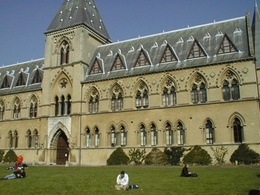
%> input picture homography/data/part2/library1.jpg, 260 x 195 px, shrunk from 512 x 384 before the run
$ octave driver.m   (GNU Octave 9; MATLAB toolbox functions it lacks are replaced by stand-ins)
%> lines starting %> are read from the running program, lines starting %| are printed output that depends on the picture
### homography/code/part2/blob_detect_efficient.m
function blobs = blob_detect_efficient(img, sigma_init, numOfScales, k)

img = rgb2gray(img);
img = im2double(img);

[height, width] = size(img);
scale_space = zeros(height, width, numOfScales);

filtSize = 2*ceil(3*sigma_init) + 1;
LoG = sigma_init^2 * fspecial('log', filtSize, sigma_init);

%keeping filter size same and downsampling image

imgTemp = img;

 tic
 for s = 1:numOfScales
     imgFilt = imfilter(imgTemp, LoG, 'same', 'replicate');
     imgFilt = imgFilt .^ 2;
     scale_space(:, :, s) = imresize(imgFilt, size(img), 'bicubic');
     if s < numOfScales
         imgTemp = imresize(img, 1/(k^s), 'bicubic');
     end
 end
 toc


%non-maximum suppression in each scale

supKern = 3;
maxScaleSpace = zeros(height, width, numOfScales);
for s = 1:numOfScales
    maxScaleSpace(:, :, s) = ordfilt2(scale_space(:, :, s), supKern^2, ones(supKern));
end

%create adaptive threshold for each scale using Otsu's method

thresh = zeros([1 numOfScales]);
for s = 1:numOfScales
    thresh(:, s) = multithresh(maxScaleSpace(:, :, s));
end


%non-maximum suppression between scales

maxScaleSpace(:, :, 1) = max(maxScaleSpace(:, :, 1:2), [], 3);
for s = 2:(numOfScales - 1)
    maxScaleSpace(:, :, s) = max(maxScaleSpace(:, :, (s-1):(s+1)), [], 3);
end
maxScaleSpace(:, :, numOfScales) = max(maxScaleSpace(:, :, (numOfScales - 1): ...
                                         numOfScales), [], 3);
maxScaleSpace = maxScaleSpace .* (maxScaleSpace == scale_space);

%calculating the location of blobs

row = [];
col = [];
rad = [];

for s = 1:numOfScales
    [r, c] = find(maxScaleSpace(:,:,s) >= thresh(:, s));
    numBlobs = length(r);
    radius =  sigma_init * k^(s-1) * sqrt(2);
    radius = repmat(radius, numBlobs, 1);
    row = [row; r];
    col = [col; c];
    rad = [rad; radius];
end

blobs = [col, row, rad];

%displaying the result

%show_all_circles(img, col, row, rad, 'r', 1.5);

### homography/code/part2/find_sift.m
function sift_arr = find_sift(I, circles, enlarge_factor)
%%
%% Compute non-rotation-invariant SIFT descriptors of a set of circles
%% I is the image
%% circles is an Nx3 array where N is the number of circles, where the
%%    first column is the x-coordinate, the second column is the y-coordinate,
%%    and the third column is the radius
%% enlarge_factor is by how much to enarge the radius of the circle before
%%    computing the descriptor (a factor of 1.5 or larger is usually necessary
%%    for best performance)
%% The output is an Nx128 array of SIFT descriptors
%%
%% Note that this code is not rotation-invariant, i.e., it does not attempt
%% to normalize the patches by rotating them so that the horizontal direction
%% is aligned with the dominant gradient orientation of the patch.
%%
%% (c) Lana Lazebnik
%%

if ndims(I) == 3
    I = im2double(rgb2gray(I));
else
    I = im2double(I);
end


fprintf('Running find_sift\n');

% parameters (default SIFT size)
num_angles = 8;
num_bins = 4;
num_samples = num_bins * num_bins;
alpha = 9; % smoothing for orientation histogram

if nargin < 3
    enlarge_factor = 1.5;
end

angle_step = 2 * pi / num_angles;
angles = 0:angle_step:2*pi;
angles(num_angles+1) = []; % bin centers

[hgt wid] = size(I);
num_pts = size(circles,1);

sift_arr = zeros(num_pts, num_samples * num_angles);

% edge image
sigma_edge = 1;


[G_X,G_Y]=gen_dgauss(sigma_edge);
I_X = filter2(G_X, I, 'same'); % vertical edges
I_Y = filter2(G_Y, I, 'same'); % horizontal edges
I_mag = sqrt(I_X.^2 + I_Y.^2); % gradient magnitude
I_theta = atan2(I_Y,I_X);
I_theta(isnan(I_theta)) = 0; % necessary????

% make default grid of samples (centered at zero, width 2)
interval = 2/num_bins:2/num_bins:2;
interval = interval - (1/num_bins + 1);
[grid_x grid_y] = meshgrid(interval, interval);
grid_x = reshape(grid_x, [1 num_samples]);
grid_y = reshape(grid_y, [1 num_samples]);

% make orientation images
I_orientation = zeros(hgt, wid, num_angles);
% for each histogram angle
for a=1:num_angles
    % compute each orientation channel
    tmp = cos(I_theta - angles(a)).^alpha;
    tmp = tmp .* (tmp > 0);

    % weight by magnitude
    I_orientation(:,:,a) = tmp .* I_mag;
end

% for all circles
for i=1:num_pts
    cx = circles(i,1);
    cy = circles(i,2);
    r = circles(i,3) * enlarge_factor;

    % find coordinates of sample points (bin centers)
    grid_x_t = grid_x * r + cx;
    grid_y_t = grid_y * r + cy;
    grid_res = grid_y_t(2) - grid_y_t(1);

    % find window of pixels that contributes to this descriptor
    x_lo = floor(max(cx - r - grid_res/2, 1));
    x_hi = ceil(min(cx + r + grid_res/2, wid));
    y_lo = floor(max(cy - r - grid_res/2, 1));
    y_hi = ceil(min(cy + r + grid_res/2, hgt));

    % find coordinates of pixels
    [grid_px, grid_py] = meshgrid(x_lo:x_hi,y_lo:y_hi);
    num_pix = numel(grid_px);
    grid_px = reshape(grid_px, [num_pix 1]);
    grid_py = reshape(grid_py, [num_pix 1]);

    % find (horiz, vert) distance between each pixel and each grid sample
    dist_px = abs(repmat(grid_px, [1 num_samples]) - repmat(grid_x_t, [num_pix 1]));
    dist_py = abs(repmat(grid_py, [1 num_samples]) - repmat(grid_y_t, [num_pix 1]));

    % find weight of contribution of each pixel to each bin
    weights_x = dist_px/grid_res;
    weights_x = (1 - weights_x) .* (weights_x <= 1);
    weights_y = dist_py/grid_res;
    weights_y = (1 - weights_y) .* (weights_y <= 1);
    weights = weights_x .* weights_y;

    % make sift descriptor
    curr_sift = zeros(num_angles, num_samples);
    for a = 1:num_angles
        tmp = reshape(I_orientation(y_lo:y_hi,x_lo:x_hi,a),[num_pix 1]);
        tmp = repmat(tmp, [1 num_samples]);
        curr_sift(a,:) = sum(tmp .* weights);
    end
    sift_arr(i,:) = reshape(curr_sift, [1 num_samples * num_angles]);

% [8 lines of commented-out code are left out]
end


%%
%% normalize the SIFT descriptors more or less as described in Lowe (2004)
%%
tmp = sqrt(sum(sift_arr.^2, 2));
normalize_ind = find(tmp > 1);

sift_arr_norm = sift_arr(normalize_ind,:);
sift_arr_norm = sift_arr_norm ./ repmat(tmp(normalize_ind,:), [1 size(sift_arr,2)]);

% suppress large gradients
sift_arr_norm(find(sift_arr_norm > 0.2)) = 0.2;

% finally, renormalize to unit length
tmp = sqrt(sum(sift_arr_norm.^2, 2));
sift_arr_norm = sift_arr_norm ./ repmat(tmp, [1 size(sift_arr,2)]);

sift_arr(normalize_ind,:) = sift_arr_norm;


function [GX,GY]=gen_dgauss(sigma)

f_wid = 4 * floor(sigma);
G = normpdf(-f_wid:f_wid,0,sigma);
G = G' * G;
[GX,GY] = gradient(G);

GX = GX * 2 ./ sum(sum(abs(GX)));
GY = GY * 2 ./ sum(sum(abs(GY)));

### homography/code/part2/computeMatches.m
function m = computeMatches(f1,f2, putative_thresh)
n_blob_f1 = length(f1);
n_blob_f2 = length(f2);
index_array = [];
for i =1:n_blob_f1
    ratio = 0;
    ind=0;
    first_min = intmax;
    second_min = intmax;
    for j = 1:n_blob_f2
        ssd = sum((f2(j,:)-f1(i,:)).^2);
        if (ssd<first_min)
            first_min = ssd;
            ind = j;
            if(second_min == intmax)
                second_min = first_min;
            end
        elseif(ssd<second_min)
            second_min = ssd;
        end
    end
    ratio = first_min/second_min;
    if(ratio<=putative_thresh)
        index_array = [index_array;ind];
    else
        index_array = [index_array;0];
    end
end
m = index_array;

### homography/code/part2/ransac.m
function [inliers, inliers_n, transf] = ransac(matches, c1, c2, ransac_iter, ransac_thresh)

N_match = size(matches,1);
M = size(c2,1);
arr = [];

%Creating an array of the corner coordinates of the second image
for x = 1:M
    arr = [arr;([c2(x,1) c2(x,2)])];
end

arr = [arr ones(M,1)];
inliers = [];
inliers_n = 0;
sample_size = 4;

%Creating a randomized array from the sample set with sample size = 4
for num_iter = 1:ransac_iter
    random_array = [];
    random_numbers = randi([1, N_match], 1, 1);
    c=1;
    while(c<=sample_size)
        if(matches(random_numbers,1)~=0)
            random_array = [random_array; random_numbers];
            c=c+1;
        end
        random_numbers = randi([1, N_match], 1, 1);
    end

matrix_A = [];
matrix_B = [];

%Generating the homography (non-homogeneous system) = points_for_img_left/points_for_img_right
for x=1:size(random_array,1)
    in = random_array(x);
    x1 = c1(in,1);
    y1 = c1(in,2);
    matrix_B = [matrix_B; [x1,y1]];
    x1_prime = c2(matches(in),1);
    y1_prime = c2(matches(in),2);
    matrix_A = [matrix_A;([x1_prime, y1_prime, 1])];
end

res = matrix_A\matrix_B;
H = arr*res;

number_of_inliers = 0;
best =[];
residual = [];

%Calculating best model based on ransac threshold
for x=1:N_match
    if(matches(x,1)~=0)
        x1 = c1(x,1);
        y1 = c1(x,2);
        if((((x1-H(matches(x),1))^2)+((y1-H(matches(x),2))^2))<=ransac_thresh)
            number_of_inliers = number_of_inliers + 1;
            best = [best;x];
            residual = [residual; sqrt((x1-H(matches(x),1))^2)+((y1-H(matches(x),2))^2)];
        end
    end
end

%Returning the best model values
if(number_of_inliers>inliers_n)
    inliers_n = number_of_inliers;
    inliers = best;
    transf = res;
    transf = transf';
    residual = mean(mean(residual));
end

%disp(residual);

end

### homography/code/part2/fit_fundamental.m
function F = fit_fundamental(matches, norm)

    x1 = matches(:,1:2);
    x2 = matches(:,3:4);

    homo_x1 = ones(length(x1), 1);
    homo_x2 = ones(length(x2), 1);

    x1 = cat(2, x1, homo_x1);
    x2 = cat(2, x2, homo_x2);

    if norm == 1
        [trans_1, x1_norm] = getNormCoord(x1);
        [trans_2, x2_norm] = getNormCoord(x2);

        x1 = x1_norm;
        x2 = x2_norm;
    end

    u1 = x1(:,1);
    v1 = x1(:,2);
    u2 = x2(:,1);
    v2 = x2(:,2);


    temp = [ u2.*u1, u2.*v1, u2, v2.*u1, v2.*v1, v2, u1, v1, ones(size(matches,1), 1)];

    [~,~,V] = svd(temp);
    F = V(:,9);

    F = reshape(F, 3,3);
    [U,S,V] = svd(F);

    S(end) = 0;
    F = U*S*V';

    if norm == 1
        F = trans_2' * F * trans_1;
    end

end

### homography/code/part2/getNormCoord.m
function [ transform, normCoord ] = getNormCoord( homoCoord )

    center = mean(homoCoord(:,1:2));

    offset = eye(3);
    offset(1,3) = -center(1);
    offset(2,3) = -center(2);

    sX= max(abs(homoCoord(:,1)));
    sY= max(abs(homoCoord(:,2)));

    scale = eye(3);
    scale(1,1)=1/sX;
    scale(2,2)=1/sY;

    transform = scale * offset;
    normCoord = (transform * homoCoord')';
end

### homography/code/part2/driver.m

img_l = imread('library1.jpg');
%> img_l is the input picture: size 195x260x3 uint8; mean R, G, B 116.2, 117.4, 94.6
img_r = imread('library2.jpg');
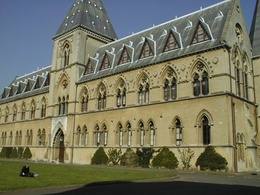
%> input picture homography/data/part2/library2.jpg, 260 x 195 px, shrunk from 512 x 384 before the run
%> img_r is the input picture: size 195x260x3 uint8; mean R, G, B 114.3, 114.3, 93.7

%Detect feature points
blobs_l = blob_detect_efficient(img_l, 2, 12, 1.5);
%> after the loop in blob_detect_efficient, `for s = 1:numOfScales`: thresh = [0.00976 0.00934 0.0101 0.0105 0.00716 0.0032 0.00178 0.00138 0.00149 0.00158 0.0008 0.000407]
%> the loop in blob_detect_efficient, `for s = 1:numOfScales` made 12 passes
%> numBlobs on passes 1, 2, 3, 4, 6, 9, 10, 11: 347, 51, 32, 29, 0, 0, 0, 0
%> (r, c, numBlobs, radius) on passes 5, 7, 8, 12: ([80; 157; 46; 157; 148; 139], [32; 36; 83; 92; 223; 260], 6, [14.32; 14.32; 14.32; 14.32; 14.32; 14.32]), ([195; 39; 170], [68; 260; 260], 3, [32.22; 32.22; 32.22]), ([195; 109; 195], [1; 260; 260], 3, [48.33; 48.33; 48.33]), (1, 1, 1, 244.7)
%> after the loop in blob_detect_efficient, `for s = 1:numOfScales`: col = 472 values, max 260 at index 397, min 1 at index 469, mean 131.3; rad = 472 values from 2.83 to 244.7; row = 472 values, max 195 at index 466, min 1 at index 472, mean 100.6
%> in blob_detect_efficient, `blobs = [col, row, rad];`: blobs = 472 rows, first 12: [2 152 2.83; 3 87 2.83; 3 95 2.83; 3 103 2.83; 5 90 2.83; 6 99 2.83; 6 153 2.83; 8 74 2.83; 10 94 2.83; 11 133 2.83; 12 98 2.83; 12 153 2.83]
%> blobs_l has the same summary as blobs in blob_detect_efficient
blobs_r = blob_detect_efficient(img_r, 2, 12, 1.5);
%> the loop in blob_detect_efficient (call 2), `for s = 1:numOfScales` made 12 passes
%> numBlobs on passes 1, 2, 3, 4, 9, 10, 11, 12: 367, 59, 38, 19, 0, 0, 0, 0
%> (r, c, numBlobs, radius) on passes 5 to 8: ([46; 143; 149; 65], [80; 120; 190; 221], 4, [14.32; 14.32; 14.32; 14.32]), ([127; 161; 125; 164; 195], [1; 12; 230; 247; 260], 5, [21.48; 21.48; 21.48; 21.48; 21.48]), ([170; 195; 133; 195; 157], [1; 106; 173; 214; 260], 5, [32.22; 32.22; 32.22; 32.22; 32.22]), ([135; 195; 123; 139], [73; 126; 160; 260], 4, [48.33; 48.33; 48.33; 48.33])
%> in blob_detect_efficient (call 2), `blobs = [col, row, rad];`: blobs = 501 rows, first 12: [1 150 2.83; 3 121 2.83; 4 96 2.83; 4 107 2.83; 5 135 2.83; 7 117 2.83; 8 145 2.83; 11 119 2.83; 12 93 2.83; 12 105 2.83; 14 145 2.83; 15 96 2.83]
%> blobs_r has the same summary as blobs in blob_detect_efficient

%Generate SIFT descriptor
sift_l = find_sift(img_l, blobs_l);
%> the loop in find_sift, `for i=1:num_pts` made 472 passes
%> (cx, cy, x_lo, x_hi, y_lo, y_hi) on passes 1 to 3: (2, 152, 1, 8, 146, 158), (3, 87, 1, 9, 81, 93), (3, 95, 1, 9, 89, 101)
%> after the loop in find_sift, `for i=1:num_pts`:
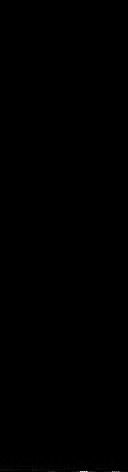
%> sift_arr: size 472x128 double; min 0, max 442.8, mean 0.4; drawn with min black and max white
%> in find_sift, `sift_arr_norm(find(sift_arr_norm > 0.2)) = 0.2;`:
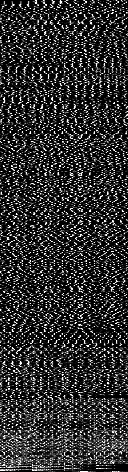
%> sift_arr_norm: size 472x128 double; min 0, max 0.2, mean 0.0389; drawn with min black and max white
sift_r = find_sift(img_r, blobs_r);
%> the loop in find_sift (call 2), `for a=1:num_angles` made 8 passes
%> pass 1, in find_sift (call 2), `tmp = tmp .* (tmp > 0);`:
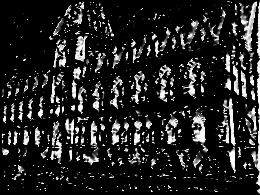
%> tmp: size 195x260 double; min 0, max 1, mean 0.141
%> after the loop in find_sift (call 2), `for i=1:num_pts`:
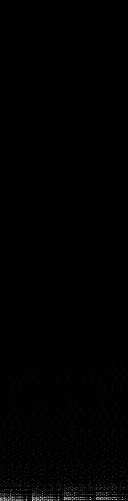
%> sift_arr: size 501x128 double; min 0, max 50.78, mean 0.3; drawn with min black and max white
%> in find_sift (call 2), `sift_arr_norm(find(sift_arr_norm > 0.2)) = 0.2;`:
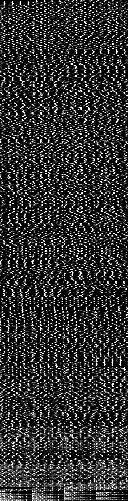
%> sift_arr_norm: size 501x128 double; min 0, max 0.2, mean 0.0398; drawn with min black and max white

%Select putative matches that meets the putative_threshold condition
matches = computeMatches(sift_l, sift_r, 0.5);
disp(size(matches));
%|    472     1

%Use RANSAC model to estimate homography mapping
[inliers, inliers_n, H] = ransac(matches, blobs_l, blobs_r, 2000, 7);


bestMatches(inliers) = matches(inliers);
disp(inliers_n);
%| 47

matches_l = zeros(inliers_n, 2);
matches_r = zeros(inliers_n, 2);

count = 1;

for i=1:length(bestMatches)
    if bestMatches(i) > 0
        matches_l(count, :) = blobs_l(i, 1:2);
        matches_r(count, :) = blobs_r(bestMatches(i), 1:2);
        count = count + 1;
    end
end

clear matches;
matches = cat(2, matches_l, matches_r);

disp(matches);
%> (printed output is left out)


N = length(matches);
% first, fit fundamental matrix to the matches
F = fit_fundamental(matches, 1); % this is a function that you should write
L = (F * [matches(:,1:2) ones(N,1)]')'; % transform points from
% the first image to get epipolar lines in the second image

% find points on epipolar lines L closest to matches(:,3:4)
L = L ./ repmat(sqrt(L(:,1).^2 + L(:,2).^2), 1, 3); % rescale the line
pt_line_dist = sum(L .* [matches(:,3:4) ones(N,1)],2);
disp(mean(abs(pt_line_dist)));
%| 3.5851
closest_pt = matches(:,3:4) - L(:,1:2) .* repmat(pt_line_dist, 1, 2);


% find endpoints of segment on epipolar line (for display purposes)
pt1 = closest_pt - [L(:,2) -L(:,1)] * 10; % offset from the closest point is 10 pixels
pt2 = closest_pt + [L(:,2) -L(:,1)] * 10;


I2 = img_r;
% display points and segments of corresponding epipolar lines
clf;
imshow(I2); hold on;
plot(matches(:,3), matches(:,4), '+r');
line([matches(:,3) closest_pt(:,1)]', [matches(:,4) closest_pt(:,2)]', 'Color', 'r');
line([pt1(:,1) pt2(:,1)]', [pt1(:,2) pt2(:,2)]', 'Color', 'g');
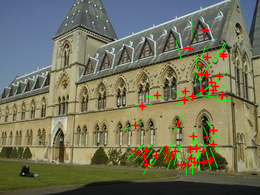
%> figure redrawn from the program's plot data
